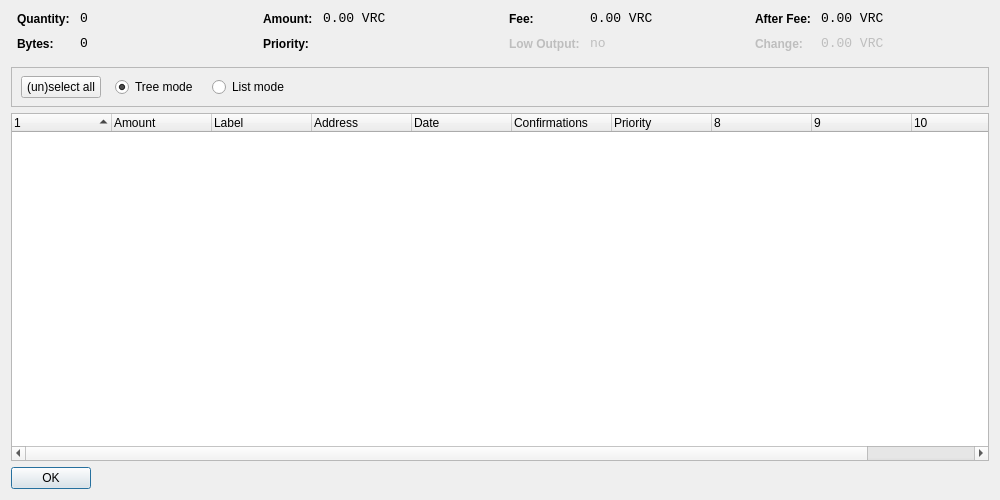
<?xml version="1.0" encoding="UTF-8"?>
<ui version="4.0">
 <class>CoinControlDialog</class>
 <widget class="QDialog" name="CoinControlDialog">
  <property name="geometry">
   <rect>
    <x>0</x>
    <y>0</y>
    <width>1000</width>
    <height>500</height>
   </rect>
  </property>
  <property name="windowTitle">
   <string>Coin Control</string>
  </property>
  <layout class="QVBoxLayout" name="verticalLayout">
   <item>
    <layout class="QHBoxLayout" name="horizontalLayoutTop" stretch="0,0,0,0">
     <property name="topMargin">
      <number>0</number>
     </property>
     <property name="bottomMargin">
      <number>10</number>
     </property>
     <item>
      <layout class="QFormLayout" name="formLayoutCoinControl1">
       <property name="horizontalSpacing">
        <number>10</number>
       </property>
       <property name="verticalSpacing">
        <number>10</number>
       </property>
       <property name="leftMargin">
        <number>6</number>
       </property>
       <property name="rightMargin">
        <number>6</number>
       </property>
       <item row="0" column="0">
        <widget class="QLabel" name="labelCoinControlQuantityText">
         <property name="styleSheet">
          <string notr="true">font-weight:bold;</string>
         </property>
         <property name="text">
          <string>Quantity:</string>
         </property>
        </widget>
       </item>
       <item row="0" column="1">
        <widget class="QLabel" name="labelCoinControlQuantity">
         <property name="font">
          <font>
           <family>Monospace</family>
           <pointsize>10</pointsize>
          </font>
         </property>
         <property name="cursor">
          <cursorShape>IBeamCursor</cursorShape>
         </property>
         <property name="contextMenuPolicy">
          <enum>Qt::ActionsContextMenu</enum>
         </property>
         <property name="text">
          <string notr="true">0</string>
         </property>
         <property name="textInteractionFlags">
          <set>Qt::LinksAccessibleByMouse|Qt::TextSelectableByKeyboard|Qt::TextSelectableByMouse</set>
         </property>
        </widget>
       </item>
       <item row="1" column="0">
        <widget class="QLabel" name="labelCoinControlBytesText">
         <property name="styleSheet">
          <string notr="true">font-weight:bold;</string>
         </property>
         <property name="text">
          <string>Bytes:</string>
         </property>
        </widget>
       </item>
       <item row="1" column="1">
        <widget class="QLabel" name="labelCoinControlBytes">
         <property name="font">
          <font>
           <family>Monospace</family>
           <pointsize>10</pointsize>
          </font>
         </property>
         <property name="cursor">
          <cursorShape>IBeamCursor</cursorShape>
         </property>
         <property name="contextMenuPolicy">
          <enum>Qt::ActionsContextMenu</enum>
         </property>
         <property name="text">
          <string notr="true">0</string>
         </property>
         <property name="textInteractionFlags">
          <set>Qt::LinksAccessibleByMouse|Qt::TextSelectableByKeyboard|Qt::TextSelectableByMouse</set>
         </property>
        </widget>
       </item>
      </layout>
     </item>
     <item>
      <layout class="QFormLayout" name="formLayoutCoinControl2">
       <property name="horizontalSpacing">
        <number>10</number>
       </property>
       <property name="verticalSpacing">
        <number>10</number>
       </property>
       <property name="leftMargin">
        <number>6</number>
       </property>
       <property name="rightMargin">
        <number>6</number>
       </property>
       <item row="0" column="0">
        <widget class="QLabel" name="labelCoinControlAmountText">
         <property name="styleSheet">
          <string notr="true">font-weight:bold;</string>
         </property>
         <property name="text">
          <string>Amount:</string>
         </property>
        </widget>
       </item>
       <item row="0" column="1">
        <widget class="QLabel" name="labelCoinControlAmount">
         <property name="font">
          <font>
           <family>Monospace</family>
           <pointsize>10</pointsize>
          </font>
         </property>
         <property name="cursor">
          <cursorShape>IBeamCursor</cursorShape>
         </property>
         <property name="contextMenuPolicy">
          <enum>Qt::ActionsContextMenu</enum>
         </property>
         <property name="text">
          <string notr="true">0.00 VRC</string>
         </property>
         <property name="textInteractionFlags">
          <set>Qt::LinksAccessibleByMouse|Qt::TextSelectableByKeyboard|Qt::TextSelectableByMouse</set>
         </property>
        </widget>
       </item>
       <item row="1" column="0">
        <widget class="QLabel" name="labelCoinControlPriorityText">
         <property name="styleSheet">
          <string notr="true">font-weight:bold;</string>
         </property>
         <property name="text">
          <string>Priority:</string>
         </property>
        </widget>
       </item>
       <item row="1" column="1">
        <widget class="QLabel" name="labelCoinControlPriority">
         <property name="font">
          <font>
           <family>Monospace</family>
           <pointsize>10</pointsize>
          </font>
         </property>
         <property name="cursor">
          <cursorShape>IBeamCursor</cursorShape>
         </property>
         <property name="contextMenuPolicy">
          <enum>Qt::ActionsContextMenu</enum>
         </property>
         <property name="text">
          <string/>
         </property>
         <property name="textInteractionFlags">
          <set>Qt::LinksAccessibleByMouse|Qt::TextSelectableByKeyboard|Qt::TextSelectableByMouse</set>
         </property>
        </widget>
       </item>
      </layout>
     </item>
     <item>
      <layout class="QFormLayout" name="formLayoutCoinControl3">
       <property name="horizontalSpacing">
        <number>10</number>
       </property>
       <property name="verticalSpacing">
        <number>10</number>
       </property>
       <property name="leftMargin">
        <number>6</number>
       </property>
       <property name="rightMargin">
        <number>6</number>
       </property>
       <item row="0" column="0">
        <widget class="QLabel" name="labelCoinControlFeeText">
         <property name="styleSheet">
          <string notr="true">font-weight:bold;</string>
         </property>
         <property name="text">
          <string>Fee:</string>
         </property>
        </widget>
       </item>
       <item row="0" column="1">
        <widget class="QLabel" name="labelCoinControlFee">
         <property name="font">
          <font>
           <family>Monospace</family>
           <pointsize>10</pointsize>
          </font>
         </property>
         <property name="cursor">
          <cursorShape>IBeamCursor</cursorShape>
         </property>
         <property name="contextMenuPolicy">
          <enum>Qt::ActionsContextMenu</enum>
         </property>
         <property name="text">
          <string notr="true">0.00 VRC</string>
         </property>
         <property name="textInteractionFlags">
          <set>Qt::LinksAccessibleByMouse|Qt::TextSelectableByKeyboard|Qt::TextSelectableByMouse</set>
         </property>
        </widget>
       </item>
       <item row="1" column="0">
        <widget class="QLabel" name="labelCoinControlLowOutputText">
         <property name="enabled">
          <bool>false</bool>
         </property>
         <property name="styleSheet">
          <string notr="true">font-weight:bold;</string>
         </property>
         <property name="text">
          <string>Low Output:</string>
         </property>
        </widget>
       </item>
       <item row="1" column="1">
        <widget class="QLabel" name="labelCoinControlLowOutput">
         <property name="enabled">
          <bool>false</bool>
         </property>
         <property name="font">
          <font>
           <family>Monospace</family>
           <pointsize>10</pointsize>
          </font>
         </property>
         <property name="cursor">
          <cursorShape>IBeamCursor</cursorShape>
         </property>
         <property name="contextMenuPolicy">
          <enum>Qt::ActionsContextMenu</enum>
         </property>
         <property name="text">
          <string notr="true">no</string>
         </property>
         <property name="textInteractionFlags">
          <set>Qt::LinksAccessibleByMouse|Qt::TextSelectableByKeyboard|Qt::TextSelectableByMouse</set>
         </property>
        </widget>
       </item>
      </layout>
     </item>
     <item>
      <layout class="QFormLayout" name="formLayoutCoinControl4">
       <property name="horizontalSpacing">
        <number>10</number>
       </property>
       <property name="verticalSpacing">
        <number>10</number>
       </property>
       <property name="leftMargin">
        <number>6</number>
       </property>
       <property name="rightMargin">
        <number>6</number>
       </property>
       <item row="0" column="0">
        <widget class="QLabel" name="labelCoinControlAfterFeeText">
         <property name="styleSheet">
          <string notr="true">font-weight:bold;</string>
         </property>
         <property name="text">
          <string>After Fee:</string>
         </property>
        </widget>
       </item>
       <item row="0" column="1">
        <widget class="QLabel" name="labelCoinControlAfterFee">
         <property name="font">
          <font>
           <family>Monospace</family>
           <pointsize>10</pointsize>
          </font>
         </property>
         <property name="cursor">
          <cursorShape>IBeamCursor</cursorShape>
         </property>
         <property name="contextMenuPolicy">
          <enum>Qt::ActionsContextMenu</enum>
         </property>
         <property name="text">
          <string notr="true">0.00 VRC</string>
         </property>
         <property name="textInteractionFlags">
          <set>Qt::LinksAccessibleByMouse|Qt::TextSelectableByKeyboard|Qt::TextSelectableByMouse</set>
         </property>
        </widget>
       </item>
       <item row="1" column="0">
        <widget class="QLabel" name="labelCoinControlChangeText">
         <property name="enabled">
          <bool>false</bool>
         </property>
         <property name="styleSheet">
          <string notr="true">font-weight:bold;</string>
         </property>
         <property name="text">
          <string>Change:</string>
         </property>
        </widget>
       </item>
       <item row="1" column="1">
        <widget class="QLabel" name="labelCoinControlChange">
         <property name="enabled">
          <bool>false</bool>
         </property>
         <property name="font">
          <font>
           <family>Monospace</family>
           <pointsize>10</pointsize>
          </font>
         </property>
         <property name="cursor">
          <cursorShape>IBeamCursor</cursorShape>
         </property>
         <property name="contextMenuPolicy">
          <enum>Qt::ActionsContextMenu</enum>
         </property>
         <property name="text">
          <string notr="true">0.00 VRC</string>
         </property>
         <property name="textInteractionFlags">
          <set>Qt::LinksAccessibleByMouse|Qt::TextSelectableByKeyboard|Qt::TextSelectableByMouse</set>
         </property>
        </widget>
       </item>
      </layout>
     </item>
    </layout>
   </item>
   <item>
    <widget class="QFrame" name="frame">
     <property name="minimumSize">
      <size>
       <width>0</width>
       <height>40</height>
      </size>
     </property>
     <property name="frameShape">
      <enum>QFrame::StyledPanel</enum>
     </property>
     <property name="frameShadow">
      <enum>QFrame::Sunken</enum>
     </property>
     <widget class="QWidget" name="horizontalLayoutWidget">
      <property name="geometry">
       <rect>
        <x>10</x>
        <y>0</y>
        <width>781</width>
        <height>41</height>
       </rect>
      </property>
      <layout class="QHBoxLayout" name="horizontalLayoutPanel" stretch="0,0,0,0,0">
       <property name="spacing">
        <number>14</number>
       </property>
       <item>
        <widget class="QPushButton" name="pushButtonSelectAll">
         <property name="sizePolicy">
          <sizepolicy hsizetype="Maximum" vsizetype="Fixed">
           <horstretch>0</horstretch>
           <verstretch>0</verstretch>
          </sizepolicy>
         </property>
         <property name="text">
          <string>(un)select all</string>
         </property>
        </widget>
       </item>
       <item>
        <widget class="QRadioButton" name="radioTreeMode">
         <property name="sizePolicy">
          <sizepolicy hsizetype="Maximum" vsizetype="Fixed">
           <horstretch>0</horstretch>
           <verstretch>0</verstretch>
          </sizepolicy>
         </property>
         <property name="text">
          <string>Tree mode</string>
         </property>
         <property name="checked">
          <bool>true</bool>
         </property>
        </widget>
       </item>
       <item>
        <widget class="QRadioButton" name="radioListMode">
         <property name="sizePolicy">
          <sizepolicy hsizetype="Maximum" vsizetype="Fixed">
           <horstretch>0</horstretch>
           <verstretch>0</verstretch>
          </sizepolicy>
         </property>
         <property name="text">
          <string>List mode</string>
         </property>
        </widget>
       </item>
       <item>
        <spacer name="horizontalSpacer">
         <property name="orientation">
          <enum>Qt::Horizontal</enum>
         </property>
         <property name="sizeHint" stdset="0">
          <size>
           <width>40</width>
           <height>20</height>
          </size>
         </property>
        </spacer>
       </item>
      </layout>
     </widget>
    </widget>
   </item>
   <item>
    <widget class="CoinControlTreeWidget" name="treeWidget">
     <property name="contextMenuPolicy">
      <enum>Qt::CustomContextMenu</enum>
     </property>
     <property name="sortingEnabled">
      <bool>false</bool>
     </property>
     <property name="columnCount">
      <number>11</number>
     </property>
     <attribute name="headerShowSortIndicator" stdset="0">
      <bool>true</bool>
     </attribute>
     <attribute name="headerStretchLastSection">
      <bool>false</bool>
     </attribute>
     <column>
      <property name="text">
       <string/>
      </property>
     </column>
     <column>
      <property name="text">
       <string>Amount</string>
      </property>
     </column>
     <column>
      <property name="text">
       <string>Label</string>
      </property>
     </column>
     <column>
      <property name="text">
       <string>Address</string>
      </property>
     </column>
     <column>
      <property name="text">
       <string>Date</string>
      </property>
     </column>
     <column>
      <property name="text">
       <string>Confirmations</string>
      </property>
      <property name="toolTip">
       <string>Confirmed</string>
      </property>
     </column>
     <column>
      <property name="text">
       <string>Priority</string>
      </property>
     </column>
     <column>
      <property name="text">
       <string/>
      </property>
     </column>
     <column>
      <property name="text">
       <string/>
      </property>
     </column>
     <column>
      <property name="text">
       <string/>
      </property>
     </column>
     <column>
      <property name="text">
       <string/>
      </property>
     </column>
    </widget>
   </item>
   <item>
    <widget class="QDialogButtonBox" name="buttonBox">
     <property name="sizePolicy">
      <sizepolicy hsizetype="Maximum" vsizetype="Fixed">
       <horstretch>0</horstretch>
       <verstretch>0</verstretch>
      </sizepolicy>
     </property>
     <property name="orientation">
      <enum>Qt::Horizontal</enum>
     </property>
     <property name="standardButtons">
      <set>QDialogButtonBox::Ok</set>
     </property>
    </widget>
   </item>
  </layout>
 </widget>
 <customwidgets>
  <customwidget>
   <class>CoinControlTreeWidget</class>
   <extends>QTreeWidget</extends>
   <header>coincontroltreewidget.h</header>
  </customwidget>
 </customwidgets>
 <resources/>
 <connections/>
</ui>
